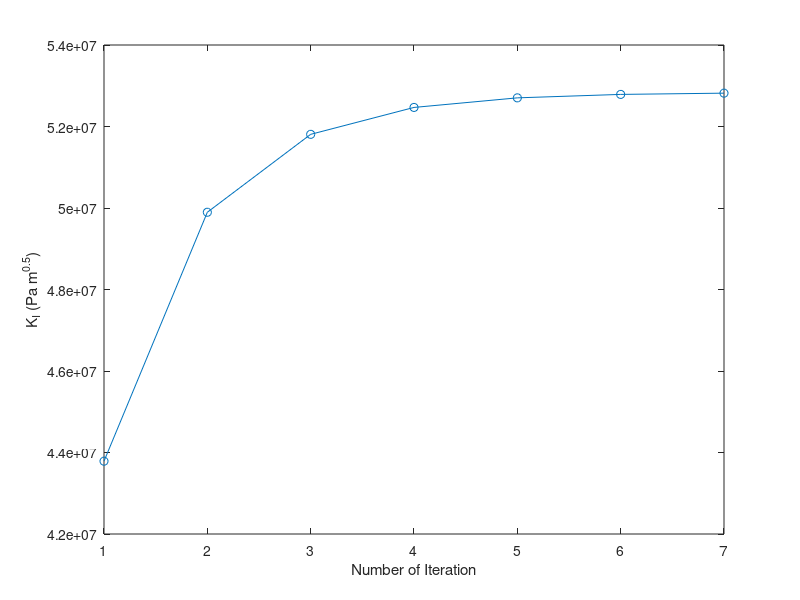

The MATLAB source for this figure:
clear all; 
clc;

a = 15e-3; % initial crack length
w = 80e-3; % width of the sample
YS = 350e6; % yield strength of material

sigma_0 = 150e6;    %applied far field stress in Pa
t = 5e-3;           %thickness of the sample - to test if it requires correction

j = 0;          %dummy variable for escape while loop is convergece is achieved
i = 1;          % counter
error = 1e-3;   %Convergence criterion

% Checking if the problem is under plane strain condition

beta_0 = (1.99 - 0.41*(a/w) + 18.7*(a/w)^2 - 38.48*(a/w)^3 + 53.85*(a/w)^4)/sqrt(pi());    %calculate first beta value
K_I_0 = sigma_0*sqrt(pi()*a)*beta_0;    %first K_I based on last a value
r_p_0 = K_I_0^2/(pi()*YS^2);          %first guess for the plastic zone size
disp('Initial K_I value is equal to (in MPa.m^0.5):'); disp(K_I_0);


if t/r_p_0 > 40                        % if it is already in plane strain condition
   j = 1;
   disp('Problem is under plane strain condition. No need for correction.');
   K_I_eff = K_I(i);
   a_eff = a/2+0.5*r_p(i)/3;
   disp('K_I value is equal to (in MPa.m^0.5):'); disp(K_I_eff);
   disp('Crack length is equal to (in m):'); disp(a_eff);
end

% if it is in not in plane strain condition - then do the following until the convergence criterion is satisfied

beta_laststep = beta_0;
K_I_laststep = K_I_0;
r_p_laststep = r_p_0;

while j == 0
    beta(i) =  beta_laststep;   
    K_I(i) = K_I_laststep;    
    r_p(i) = r_p_laststep;          
    
    a_corr = a + r_p(i)/2;         %Update the crack length by adding half of plastic zone size
    beta(i+1) = (1.99 - 0.41*(a_corr/w) + 18.7*(a_corr/w)^2 - 38.48*(a_corr/w)^3 + 53.85*(a_corr/w)^4)/sqrt(pi());    %new beta value
    K_I(i+1) = sigma_0*sqrt(pi()*a_corr)*beta(i+1);  %Corrected K_I taking care of plastic zone
    r_p(i+1) = K_I(i+1)^2/(pi()*YS^2);                  %updated plastic zone size
    
    if  (K_I(i+1)-K_I(i))/K_I(i) < error  || i > 100      % if convergence is satisfied
        j = 1;                     %escape the while loop
        K_I_eff = K_I(i+1);             %final K_I value
        a_eff = a + r_p(i+1)/2;  %effectice crack length
        
        disp('Modified K_I value is equal to (in MPa.m^0.5):'); disp(K_I_eff);
        disp('Effective crack length is equal to (in m):'); disp(a_eff);
        disp('Number of steps to converge:'); disp(i);
    else
        beta_laststep = beta(i+1);
        K_I_laststep = K_I(i+1);
        r_p_laststep = r_p(i+1);
        i = i + 1;
    end
end

for m = 1:i+1
    x(m) = m;
end

plot(x,K_I,'o-');
xlabel('Number of Iteration');
ylabel('K_I (Pa m^0^.^5)');

